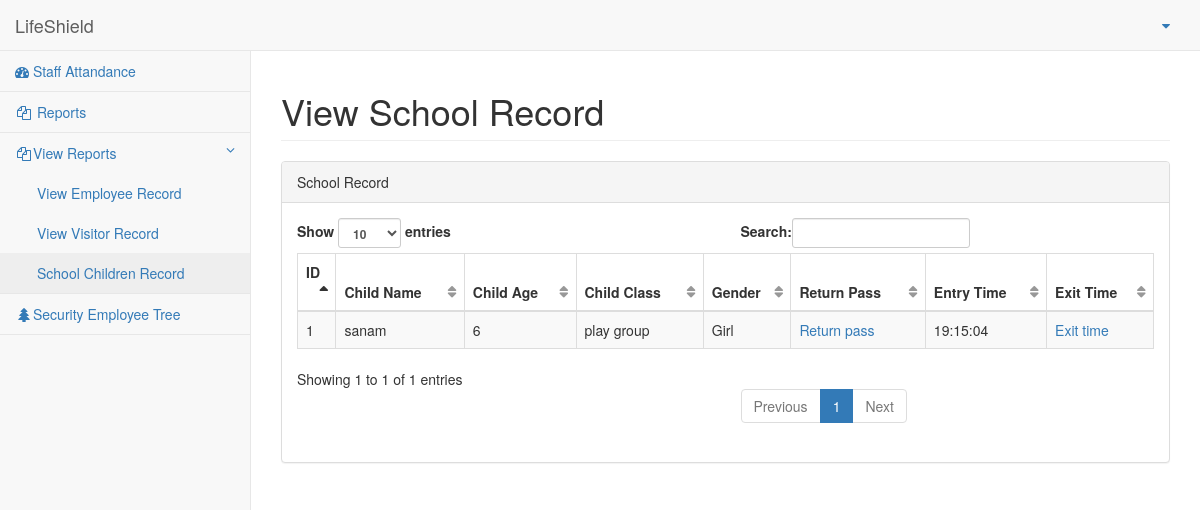
The app's page /view_school_rec.php with its own data.
### tables this page shows
CREATE TABLE IF NOT EXISTS `school_rec` (
  `child_id` int(11) NOT NULL,
  `child_name` varchar(32) NOT NULL,
  `child_age` int(11) NOT NULL,
  `child_class` varchar(32) NOT NULL,
  `gender` varchar(12) NOT NULL,
  `entry_time` time NOT NULL,
  `exit_time` time DEFAULT NULL,
  `return_pass` tinyint(4) DEFAULT NULL
);

### view_school_rec.php (the view, shortened to what this page needs)
<?php include_once('top.php');
include_once('config.php');
?>
<body>
    <div id="wrapper">
        <nav class="navbar navbar-default navbar-static-top" role="navigation" style="margin-bottom: 0">
        <?php include_once('header.php');?>
        <?php include_once('leftsidebar.php');?>
        </nav>
        <div id="page-wrapper">
            <div class="row">
                <div class="col-lg-12">
                    <h1 class="page-header">View School Record</h1>
                </div>
            </div>
            <div class="row">
                <div class="col-lg-12">
                    <div class="panel panel-default">
                        <div class="panel-heading">
                            School Record
                        </div>
                        <div class="panel-body">
                            <div class="dataTable_wrapper">
                                <table class="table table-striped table-bordered table-hover" id="dataTables-example">
                                    <thead>
                                        <tr>
                                            <th>ID</th>
                                            <th>Child Name</th>
                                            <th>Child Age</th>
                                            <th>Child Class</th>
                                            <th>Gender</th>
                                            <th>Return Pass</th>
                                            <th>Entry Time</th>
                                            <th>Exit Time</th>
                                        </tr>
                                    </thead>
                                    <tbody>
                                    <?php
                                    	$SQL = "SELECT * FROM school_rec ORDER BY child_id DESC";
    									$result = mysqli_query($conn, $SQL);
    									while($row = mysqli_fetch_array($result)) {
									?>
                                        <tr class="odd gradeX" id="DelID_<?php echo $row['child_id'];?>">
                                            <td class="center"><?php echo $row['child_id'];?></td>
                                            <td class="center"><?php echo $row['child_name'];?></td>
                                            <td class="center"><?php echo $row['child_age'];?></td>
                                            <td class="center"><?php echo $row['child_class'];?></td>
                                            <td class="center">
												<?php
													if($row['gender'] == 1){
														echo "Girl";
													 }else if($row['gender'] == 2){
														 echo "Boy";
													}
												?>
                                            </td>
                                            <td class="center"><?php if(empty($row['return_pass'])){?><a href="<?php ?>">Return pass</a>
																						<?php }else{ echo $row['return_pass'];}?></td>
                                            <td class="center"><?php echo $row['entry_time'];?></td>
                                            <td class="center"><?php if(empty($row['exit_time'])){?><a href="<?php ?>">Exit time</a>
                                            												<?php }else{ echo $row['exit_time'];}?></td>
 </tr>
									<?php } ?>
                                    </tbody>
                                </table>
                            </div>
                        </div>
                    </div>
                </div>
            </div>
        </div>
    </div>
</body>
</html>

### css/style.css (style rules this page uses)
* { margin: 0; padding: 0; }

### records on screen
school_rec: child_id "1", child_name "sanam", child_age "6", child_class "play group", gender "Girl", shows "Return pass", entry_time "19:15:04", shows "Exit time"
